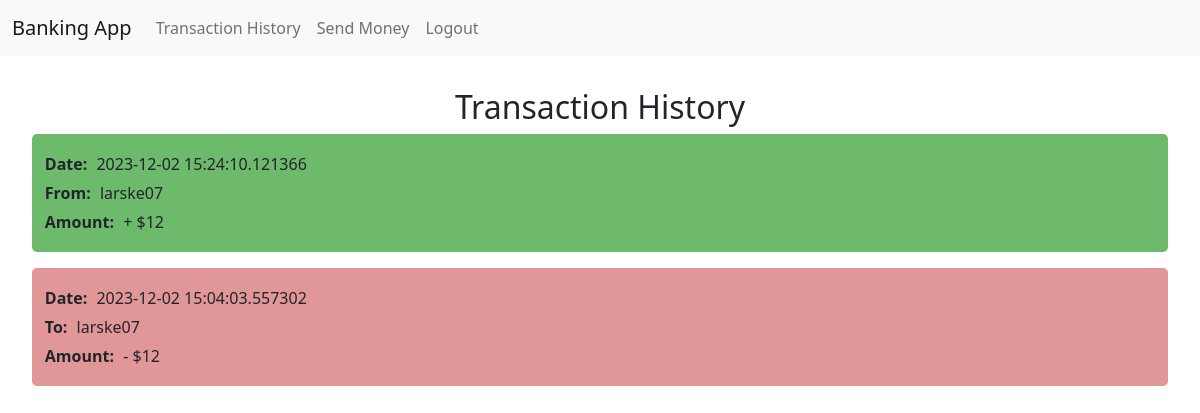
The app's page /transactions (signed in) with its own data.
### models.py (models this page shows)
class Transaction(db.Model):
    __tablename__ = 'transactions'
    transaction_id = db.Column(db.Integer, primary_key=True)
    transaction_date = db.Column(db.DateTime, nullable=False)
    from_account_id = db.Column(db.Integer, db.ForeignKey('accounts.account_id'), nullable=False)
    to_account_id = db.Column(db.Integer, db.ForeignKey('accounts.account_id'), nullable=False)
    amount = db.Column(db.Integer, nullable=False)

class User(db.Model):
    __tablename__ = 'users'
    user_id = db.Column(db.Integer, primary_key=True)
    user_name = db.Column(db.String(50), nullable=False)
    user_email = db.Column(db.String(50), nullable=False)
    user_password = db.Column(db.String(50), nullable=False)

### app.py (the view)
@app.route('/transactions', methods=['GET', 'POST'])
def transaction_history():
    if 'user_id' not in session:
        return redirect(url_for('index', user=None))
    user_id = session['user_id']
    account_id = Account.query.filter_by(u_id=user_id).first().account_id
    transactions_from_user = Transaction.query.filter_by(from_account_id=account_id).order_by(Transaction.transaction_date)
    transactions_to_user = Transaction.query.filter_by(to_account_id=account_id).order_by(Transaction.transaction_date)
    context = {
        'User': User,
        'Account': Account
    }
    return render_template(
        'transaction_history.html',
        transactions_from_user=transactions_from_user,
        transactions_to_user=transactions_to_user,
        **context
        )

### templates/transaction_history.html
{% extends "base.html" %}
{% block content %}
    <link rel="stylesheet" href="{{ url_for('static', filename='transaction_history.css') }}">
    <div class="transaction-history">
        <h2>Transaction History</h2>
        {% for to_user in transactions_to_user %}
            {% set to_account = Account.query.filter_by(account_id=to_user.to_account_id).first() %}
            {% set from_account = Account.query.filter_by(account_id=to_user.from_account_id).first() %}
            <div class="transaction transaction-to-user">
                <p><b>Date:</b> {{ to_user.transaction_date }}</p>
                <p><b>From:</b> {{ User.query.filter_by(user_id=from_account.u_id).first().user_name }}</p>
                <p><b>Amount:</b> + ${{ to_user.amount }}</p>
            </div>
        {% endfor %}
        {% for from_user in transactions_from_user %}
            {% set to_account = Account.query.filter_by(account_id=from_user.to_account_id).first() %}
            {% set from_account = Account.query.filter_by(account_id=from_user.from_account_id).first() %}
            <div class="transaction transaction-from-user">
                <p><b>Date:</b> {{ from_user.transaction_date }}</p>
                <p><b>To:</b> {{ User.query.filter_by(user_id=to_account.u_id).first().user_name }}</p>
                <p><b>Amount:</b> - ${{ from_user.amount }}</p>
            </div>
        {% endfor %}
    </div>
{% endblock %}

### static/transaction_history.css (style rules this page uses)
h2 { text-align: center; }
.transaction-history { margin-top: 2rem; }
.transaction { background-color: #f5f5f5; padding: 0.8rem; margin: 0 2rem 1rem 2rem; border-radius: 5px; }
.transaction p { margin: 5px 0; }
.transaction p b { margin-right: 5px; }
.transaction-from-user { background-color: rgba(213, 108, 108, 0.7); }
.transaction-to-user { background-color: rgba(88, 177, 88, 0.876); }

### records on screen
Transaction: transaction_date "2023-12-02 15:24:10.121366", amount "12"
User: query.filter_by "larske07"
Transaction: transaction_date "2023-12-02 15:04:03.557302", amount "12"
